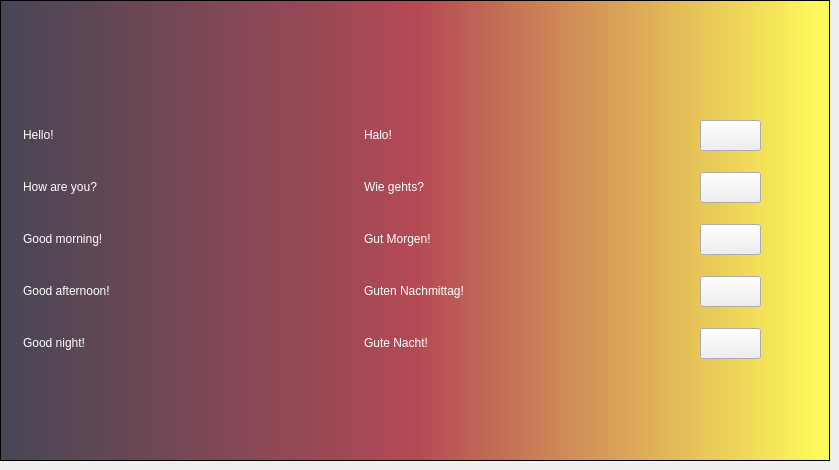
  <widget class="QWidget" name="tab_4">
   <attribute name="title">
    <string>German</string>
   </attribute>
   <widget class="QFrame" name="frame_4">
    <property name="geometry">
     <rect>
      <x>0</x>
      <y>0</y>
      <width>830</width>
      <height>461</height>
     </rect>
    </property>
    <property name="styleSheet">
     <string notr="true">QFrame {
	color: white;
}

QFrame#frame_4 { 
	background-color: qlineargradient(spread:pad, x1:0, y1:0, x2:1, y2:0, stop:0 rgba(70, 70, 85, 255), stop:0.5 rgba(180, 73, 85, 255), stop:1 rgba(255, 255, 90, 255));
}</string>
    </property>
    <property name="frameShape">
     <enum>QFrame::StyledPanel</enum>
    </property>
    <property name="frameShadow">
     <enum>QFrame::Raised</enum>
    </property>
    <widget class="QLabel" name="lb_flag_german">
     <property name="geometry">
      <rect>
       <x>364</x>
       <y>20</y>
       <width>102</width>
       <height>64</height>
      </rect>
     </property>
     <property name="styleSheet">
      <string notr="true"/>
     </property>
     <property name="text">
      <string/>
     </property>
    </widget>
    <widget class="QLabel" name="label_35">
     <property name="geometry">
      <rect>
       <x>23</x>
       <y>112</y>
       <width>100</width>
       <height>46</height>
      </rect>
     </property>
     <property name="styleSheet">
      <string notr="true">font: 75 28pt &quot;Trebuchet MS&quot;;</string>
     </property>
     <property name="text">
      <string>Hello!</string>
     </property>
    </widget>
    <widget class="QLabel" name="label_36">
     <property name="geometry">
      <rect>
       <x>23</x>
       <y>320</y>
       <width>196</width>
       <height>46</height>
      </rect>
     </property>
     <property name="styleSheet">
      <string notr="true">font: 75 28pt &quot;Trebuchet MS&quot;;</string>
     </property>
     <property name="text">
      <string>Good night!</string>
     </property>
    </widget>
    <widget class="QLabel" name="label_37">
     <property name="geometry">
      <rect>
       <x>23</x>
       <y>164</y>
       <width>219</width>
       <height>46</height>
      </rect>
     </property>
     <property name="styleSheet">
      <string notr="true">font: 75 28pt &quot;Trebuchet MS&quot;;</string>
     </property>
     <property name="text">
      <string>How are you?</string>
     </property>
    </widget>
    <widget class="QLabel" name="label_38">
     <property name="geometry">
      <rect>
       <x>23</x>
       <y>216</y>
       <width>246</width>
       <height>46</height>
      </rect>
     </property>
     <property name="styleSheet">
      <string notr="true">font: 75 28pt &quot;Trebuchet MS&quot;;</string>
     </property>
     <property name="text">
      <string>Good morning!</string>
     </property>
    </widget>
    <widget class="QLabel" name="label_39">
     <property name="geometry">
      <rect>
       <x>23</x>
       <y>268</y>
       <width>273</width>
       <height>46</height>
      </rect>
     </property>
     <property name="styleSheet">
      <string notr="true">font: 75 28pt &quot;Trebuchet MS&quot;;</string>
     </property>
     <property name="text">
      <string>Good afternoon!</string>
     </property>
    </widget>
    <widget class="QPushButton" name="bt_german_1">
     <property name="enabled">
      <bool>true</bool>
     </property>
     <property name="geometry">
      <rect>
       <x>700</x>
       <y>120</y>
       <width>61</width>
       <height>31</height>
      </rect>
     </property>
     <property name="styleSheet">
      <string notr="true"/>
     </property>
     <property name="text">
      <string/>
     </property>
    </widget>
    <widget class="QPushButton" name="bt_german_2">
     <property name="geometry">
      <rect>
       <x>700</x>
       <y>172</y>
       <width>61</width>
       <height>31</height>
      </rect>
     </property>
     <property name="text">
      <string/>
     </property>
    </widget>
    <widget class="QPushButton" name="bt_german_3">
     <property name="geometry">
      <rect>
       <x>700</x>
       <y>224</y>
       <width>61</width>
       <height>31</height>
      </rect>
     </property>
     <property name="text">
      <string/>
     </property>
    </widget>
    <widget class="QPushButton" name="bt_german_4">
     <property name="geometry">
      <rect>
       <x>700</x>
       <y>276</y>
       <width>61</width>
       <height>31</height>
      </rect>
     </property>
     <property name="text">
      <string/>
     </property>
    </widget>
    <widget class="QPushButton" name="bt_german_5">
     <property name="geometry">
      <rect>
       <x>700</x>
       <y>328</y>
       <width>61</width>
       <height>31</height>
      </rect>
     </property>
     <property name="text">
      <string/>
     </property>
    </widget>
    <widget class="QLabel" name="label_40">
     <property name="geometry">
      <rect>
       <x>364</x>
       <y>216</y>
       <width>246</width>
       <height>46</height>
      </rect>
     </property>
     <property name="styleSheet">
      <string notr="true">font: 75 28pt &quot;Trebuchet MS&quot;;</string>
     </property>
     <property name="text">
      <string>Gut Morgen!</string>
     </property>
    </widget>
    <widget class="QLabel" name="label_41">
     <property name="geometry">
      <rect>
       <x>364</x>
       <y>164</y>
       <width>219</width>
       <height>46</height>
      </rect>
     </property>
     <property name="styleSheet">
      <string notr="true">font: 75 28pt &quot;Trebuchet MS&quot;;</string>
     </property>
     <property name="text">
      <string>Wie gehts?</string>
     </property>
    </widget>
    <widget class="QLabel" name="label_42">
     <property name="geometry">
      <rect>
       <x>364</x>
       <y>268</y>
       <width>321</width>
       <height>46</height>
      </rect>
     </property>
     <property name="styleSheet">
      <string notr="true">font: 75 28pt &quot;Trebuchet MS&quot;;</string>
     </property>
     <property name="text">
      <string>Guten Nachmittag!</string>
     </property>
    </widget>
    <widget class="QLabel" name="label_43">
     <property name="geometry">
      <rect>
       <x>364</x>
       <y>320</y>
       <width>196</width>
       <height>46</height>
      </rect>
     </property>
     <property name="styleSheet">
      <string notr="true">font: 75 28pt &quot;Trebuchet MS&quot;;</string>
     </property>
     <property name="text">
      <string>Gute Nacht!</string>
     </property>
    </widget>
    <widget class="QLabel" name="label_44">
     <property name="geometry">
      <rect>
       <x>364</x>
       <y>112</y>
       <width>221</width>
       <height>46</height>
      </rect>
     </property>
     <property name="styleSheet">
      <string notr="true">font: 75 28pt &quot;Trebuchet MS&quot;;</string>
     </property>
     <property name="text">
      <string>Halo!</string>
     </property>
    </widget>
   </widget>
  </widget>
